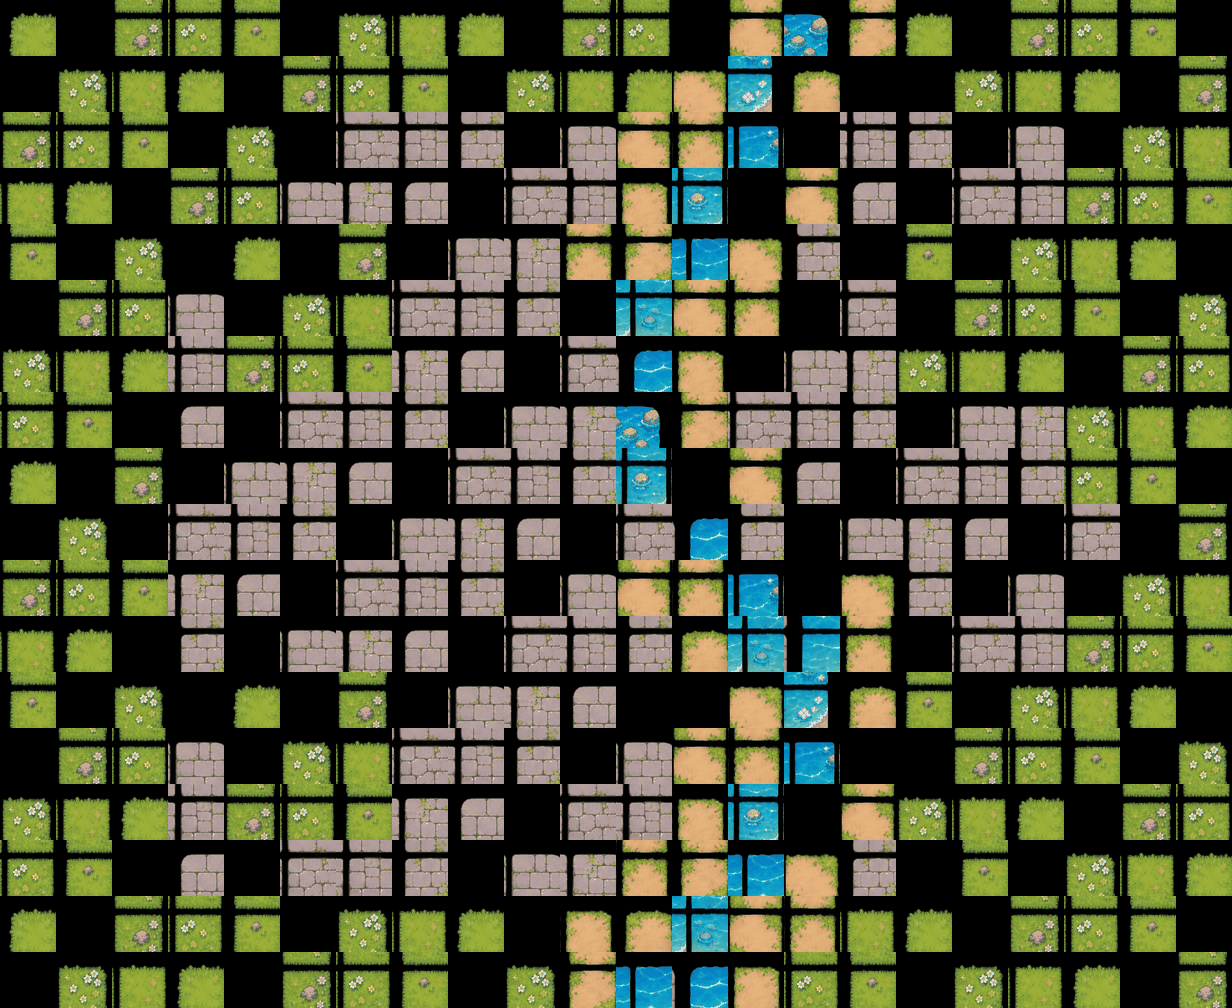

Rendered tile map (Tiled .tmx) drawn with the repository's tilesets; below, a short description and the full map source, tile grids included:
An orthogonal 22x18 tile map with 56x56 px tiles, 1 tile layer (Ground) and 28 objects (6x solid, 4x prop_29, 2x prop_28, 2x prop_30, 2x prop_32, ...).

<map version="1.10" tiledversion="1.10.2" orientation="orthogonal" renderorder="right-down" width="22" height="18" tilewidth="56" tileheight="56" infinite="0" nextlayerid="5" nextobjectid="300">
 <tileset firstgid="1" source="terrain.tsx" />
 <layer id="1" name="Ground" width="22" height="18">
  <data encoding="csv">
   1, 8, 7, 6, 5, 4, 3, 2, 1, 8, 7, 6, 20, 19, 40, 17, 1, 8, 7, 6, 5, 4,
   4, 3, 2, 1, 8, 7, 6, 5, 4, 3, 2, 1, 15, 44, 13, 20, 4, 3, 2, 1, 8, 7,
   7, 6, 5, 4, 3, 32, 31, 30, 29, 28, 27, 19, 18, 39, 16, 30, 29, 28, 27, 4, 3, 2,
   2, 1, 8, 7, 6, 27, 26, 25, 32, 31, 30, 14, 43, 20, 19, 25, 32, 31, 30, 7, 6, 5,
   5, 4, 3, 32, 1, 8, 7, 28, 27, 26, 18, 17, 38, 15, 29, 28, 5, 4, 3, 2, 1, 8,
   8, 7, 6, 27, 4, 3, 2, 31, 30, 29, 28, 42, 19, 18, 32, 31, 8, 7, 6, 5, 4, 3,
   3, 2, 1, 30, 7, 6, 5, 26, 25, 32, 31, 37, 14, 28, 27, 26, 3, 2, 1, 8, 7, 6,
   6, 5, 4, 25, 32, 31, 30, 29, 28, 27, 26, 40, 17, 31, 30, 29, 28, 27, 26, 3, 2, 1,
   1, 8, 7, 28, 27, 26, 25, 32, 31, 30, 29, 43, 20, 19, 25, 32, 31, 30, 29, 6, 5, 4,
   4, 3, 32, 31, 30, 29, 28, 27, 26, 25, 32, 31, 37, 29, 28, 27, 26, 25, 32, 31, 8, 7,
   7, 6, 5, 26, 25, 32, 31, 30, 29, 28, 27, 19, 18, 39, 16, 15, 29, 28, 27, 4, 3, 2,
   2, 1, 8, 29, 28, 27, 26, 25, 32, 31, 30, 29, 13, 42, 41, 18, 32, 31, 30, 7, 6, 5,
   5, 4, 3, 32, 1, 8, 7, 28, 27, 26, 25, 32, 16, 15, 44, 13, 5, 4, 3, 2, 1, 8,
   8, 7, 6, 27, 4, 3, 2, 31, 30, 29, 28, 27, 19, 18, 39, 16, 8, 7, 6, 5, 4, 3,
   3, 2, 1, 30, 7, 6, 5, 26, 25, 32, 31, 30, 14, 43, 20, 19, 3, 2, 1, 8, 7, 6,
   6, 5, 4, 25, 32, 31, 30, 29, 28, 27, 26, 18, 17, 38, 15, 29, 28, 5, 4, 3, 2, 1,
   1, 8, 7, 6, 5, 4, 3, 2, 1, 8, 14, 13, 42, 19, 18, 2, 1, 8, 7, 6, 5, 4,
   4, 3, 2, 1, 8, 7, 6, 5, 4, 3, 17, 38, 37, 14, 6, 5, 4, 3, 2, 1, 8, 7
  </data>
 </layer>
 <objectgroup id="2" name="Collision" draworder="topdown">
  <object id="117" name="solid" x="392.00" y="392.00" width="56.00" height="56.00" />
  <object id="118" name="solid" x="504.00" y="280.00" width="56.00" height="56.00" />
  <object id="119" name="solid" x="896.00" y="224.00" width="56.00" height="56.00" />
  <object id="120" name="solid" x="896.00" y="560.00" width="56.00" height="56.00" />
  <object id="121" name="solid" x="224.00" y="672.00" width="112.00" height="56.00" />
  <object id="122" name="solid" x="952.00" y="784.00" width="112.00" height="56.00" />
 </objectgroup>
 <objectgroup id="3" name="Objects" draworder="topdown">
  <object id="1" name="prop_28" type="prop_28" x="364.00" y="252.00">
   <properties><property name="scale" type="float" value="1.00" /></properties>
   <point />
  </object>
  <object id="2" name="prop_28" type="prop_28" x="980.00" y="700.00">
   <properties><property name="scale" type="float" value="1.00" /></properties>
   <point />
  </object>
  <object id="3" name="prop_29" type="prop_29" x="420.00" y="420.00">
   <properties><property name="scale" type="float" value="0.90" /></properties>
   <point />
  </object>
  <object id="4" name="prop_29" type="prop_29" x="532.00" y="308.00">
   <properties><property name="scale" type="float" value="0.85" /></properties>
   <point />
  </object>
  <object id="5" name="prop_29" type="prop_29" x="924.00" y="252.00">
   <properties><property name="scale" type="float" value="0.90" /></properties>
   <point />
  </object>
  <object id="6" name="prop_29" type="prop_29" x="924.00" y="588.00">
   <properties><property name="scale" type="float" value="0.85" /></properties>
   <point />
  </object>
  <object id="7" name="prop_30" type="prop_30" x="252.00" y="700.00">
   <properties><property name="scale" type="float" value="1.00" /></properties>
   <point />
  </object>
  <object id="8" name="prop_30" type="prop_30" x="980.00" y="812.00">
   <properties><property name="scale" type="float" value="0.95" /></properties>
   <point />
  </object>
  <object id="9" name="prop_32" type="prop_32" x="700.00" y="532.00">
   <properties><property name="scale" type="float" value="1.00" /></properties>
   <point />
  </object>
  <object id="10" name="prop_32" type="prop_32" x="812.00" y="700.00">
   <properties><property name="scale" type="float" value="1.00" /></properties>
   <point />
  </object>
  <object id="11" name="prop_116" type="prop_116" x="308.00" y="308.00">
   <properties><property name="scale" type="float" value="0.55" /></properties>
   <point />
  </object>
  <object id="12" name="prop_117" type="prop_117" x="420.00" y="812.00">
   <properties><property name="scale" type="float" value="0.55" /></properties>
   <point />
  </object>
  <object id="13" name="prop_118" type="prop_118" x="924.00" y="756.00">
   <properties><property name="scale" type="float" value="0.55" /></properties>
   <point />
  </object>
  <object id="14" name="prop_120" type="prop_120" x="1036.00" y="420.00">
   <properties><property name="scale" type="float" value="0.55" /></properties>
   <point />
  </object>
  <object id="15" name="prop_38" type="prop_38" x="308.00" y="812.00">
   <properties><property name="scale" type="float" value="0.65" /></properties>
   <point />
  </object>
  <object id="16" name="prop_39" type="prop_39" x="980.00" y="308.00">
   <properties><property name="scale" type="float" value="0.75" /></properties>
   <point />
  </object>
 </objectgroup>
 <objectgroup id="4" name="Markers" draworder="topdown">
  <object id="223" name="spawn" type="spawn" x="140.00" y="532.00"><point /></object>
  <object id="224" name="return" type="return" x="196.00" y="532.00"><point /></object>
  <object id="225" name="grove_gate" type="grove_gate" x="252.00" y="532.00"><point /></object>
  <object id="226" name="ruin_gate" type="ruin_gate" x="308.00" y="532.00"><point /></object>
  <object id="227" name="shrine" type="shrine" x="588.00" y="532.00"><point /></object>
  <object id="228" name="boss" type="boss" x="1036.00" y="868.00"><point /></object>
 </objectgroup>
</map>
